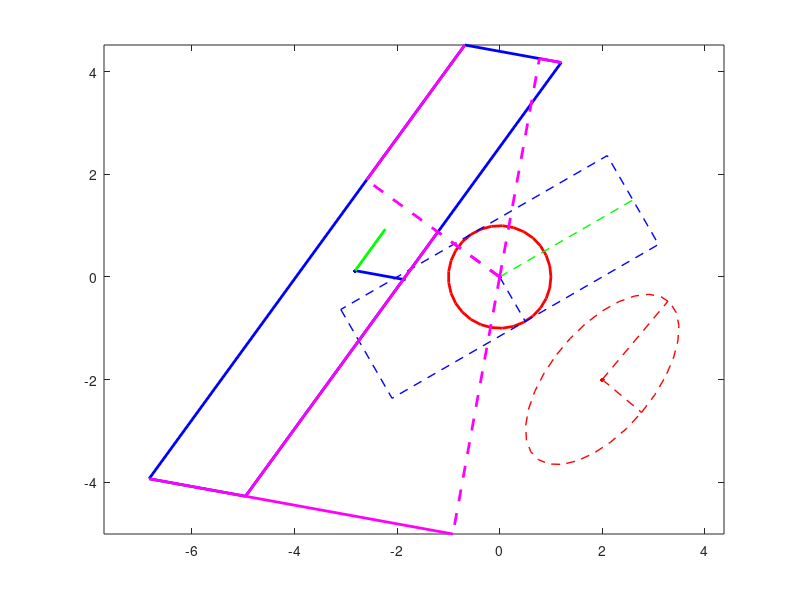

Here is the MATLAB script that generated this plot:
function testCircleLine

%  sides();
  corners();

end

function sides()
  figure
  %xplus();
  %xminus();
  yminus();
end

function corners()
  figure
  xplusyminus();
  %xplusyplus();
  %xminusyplus();
  %xminusyminus();
end

function xplus()
  angle = 0*pi/180;
  cx = 2; cy = 1.5; lx = 1; ly = 2;
  mx = 0; my = 0; ex = 1; ey = 3;
  [u0, u1, N] = drawEllipse(cx, cy, lx, ly, angle);
  [v0, v1] = drawRect(mx, my, cx, cy, ex, ey, angle, N);
end

function xminus()
  angle = 0*pi/180;
  cx = -2; cy = -1.5; lx = 1; ly = 2;
  mx = 0; my = 0; ex = 1; ey = 3;
  [u0, u1, N] = drawEllipse(cx, cy, lx, ly, angle);
  [v0, v1] = drawRect(mx, my, cx, cy, ex, ey, angle, N);
end

function yminus()
  angle = 90*pi/180;
  cx = -0.5; cy = -2.5; lx = 1; ly = 2;
  mx = 0; my = 0; ex = 1; ey = 3;
  [u0, u1, N] = drawEllipse(cx, cy, lx, ly, angle);
  [v0, v1] = drawRect(mx, my, cx, cy, ex, ey, angle, N);
end

function xplusyminus()
  angle = -40*pi/180;
  cx = 2; cy = -2; lx = 1; ly = 2;
  mx = 0; my = 0; ex = 1; ey = 3;
  [u0, u1, N] = drawEllipse(cx, cy, lx, ly, angle);
  [v0, v1] = drawRect(mx, my, cx, cy, ex, ey, 1.5*angle, N);
end

function xplusyplus()
  angle = 40*pi/180;
  cx = 2; cy = 2; lx = 1; ly = 2;
  mx = 0; my = 0; ex = 1; ey = 3;
  [u0, u1, N] = drawEllipse(cx, cy, lx, ly, angle);
  [v0, v1] = drawRect(mx, my, cx, cy, ex, ey, angle, N);
end

function xminusyplus()
  angle = -20*pi/180;
  cx = -2; cy = 2; lx = 1; ly = 2;
  mx = 0; my = 0; ex = 1; ey = 3;
  [u0, u1, N] = drawEllipse(cx, cy, lx, ly, angle);
  [v0, v1] = drawRect(mx, my, cx, cy, ex, ey, angle, N);
end

function xminusyminus()
  angle = 20*pi/180;
  cx = -2; cy = -2; lx = 1; ly = 2;
  mx = 0; my = 0; ex = 1; ey = 3;
  [u0, u1, N] = drawEllipse(cx, cy, lx, ly, angle);
  [v0, v1] = drawRect(mx, my, cx, cy, ex, ey, angle, N);
end

function [u0, u1, N] = drawEllipse(cx, cy, ax, ay, angle)

  theta = linspace(0, 360*pi/180, 30);
  x = ax*cos(theta);
  y = ay*sin(theta);
  M = [cos(angle) -sin(angle);sin(angle) cos(angle)];
  xx =  [x;y];
  xxp = M*xx;
  plot(xxp(1,:) + cx, xxp(2,:) + cy, 'r--', 'LineWidth', 1); hold on;
  plot(cx, cy, 'r.', 'MarkerSize', 10); hold on;
  axis equal;

  u0o = [0 ax; 0 0];
  u1o = [0 0; 0 ay];
  u0p = M*u0o;
  u1p = M*u1o;
  plot(u0p(1,:) + cx, u0p(2,:) + cy, 'r--', 'LineWidth', 1); hold on;
  plot(u1p(1,:) + cx, u1p(2,:) + cy, 'r--', 'LineWidth', 1); hold on;

  u0 = (u0p(:,2) - u0p(:,1));
  u1 = (u1p(:,2) - u1p(:,1));
  u0 = u0/norm(u0);
  u1 = u1/norm(u1);

  N = [u0(1,1)/ax u0(2,1)/ax; u1(1,1)/ay u1(2,1)/ay];
  xxpp = N*xxp;
  plot(xxpp(1,:), xxpp(2,:), 'r-', 'LineWidth', 2); hold on;

end
  
function [v0s, v1s] = drawRect(mx, my, cx, cy, ax, ay, angle, N)

  x = [mx-ax mx+ax mx+ax mx-ax mx-ax];
  y = [my-ay my-ay my+ay my+ay my-ay];
  M = [cos(angle) -sin(angle);sin(angle) cos(angle)];
  xx =  [x;y];
  xxp = M*xx;

  plot(xxp(1,:) + mx, xxp(2,:) + my, 'b--', 'LineWidth', 1); hold on;
  plot(mx, my, 'b.', 'MarkerSize', 10); hold on;

  v0o = [0 ax; 0 0];
  v1o = [0 0; 0 ay];
  v0p = M*v0o;
  v1p = M*v1o;
  plot(v0p(1,:) + mx, v0p(2,:) + my, 'b--', 'LineWidth', 1); hold on;
  plot(v1p(1,:) + mx, v1p(2,:) + my, 'g--', 'LineWidth', 1); hold on;

  v0 = (v0p(:,2) - v0p(:,1));
  v1 = (v1p(:,2) - v1p(:,1));
  v0 = v0/norm(v0);
  v1 = v1/norm(v1);

  ww = [mx - cx; mx - cy];
  mp = N*ww
  v0s = N*(v0*ax);
  v1s = N*(v1*ay);
  v0c = v0s/norm(v0s) + mp;
  v1c = v1s/norm(v1s) + mp;
  plot(mp(1,1), mp(2,1), 'b.', 'MarkerSize', 10); hold on;
  plot([mp(1,1) v0c(1,1)], [mp(2,1) v0c(2,1)], 'b-', 'LineWidth', 2); hold on;
  plot([mp(1,1) v1c(1,1)], [mp(2,1) v1c(2,1)], 'g-', 'LineWidth', 2); hold on;

  xx = [mp - v0s*ax - v1s*ay ...
        mp + v0s*ax - v1s*ay ...
        mp + v0s*ax + v1s*ay ...
        mp - v0s*ax + v1s*ay ...
        mp - v0s*ax - v1s*ay];
  plot(xx(1,:), xx(2,:), 'b-', 'LineWidth', 2); hold on;

  [t1, d1] = distance(0, 0, xx(1,1:2), xx(2,1:2))
  [t2, d2] = distance(0, 0, xx(1,2:3), xx(2,2:3))
  [t3, d3] = distance(0, 0, xx(1,3:4), xx(2,3:4))
  [t4, d4] = distance(0, 0, xx(1,4:5), xx(2,4:5))

  p1 = xx(:,1) + (xx(:,2)-xx(:,1))*t1;
  plot([xx(1,1) p1(1,1)],[xx(2,1) p1(2,1)],'m-', 'LineWidth', 2);
  plot([0 p1(1,1)],[0 p1(2,1)],'m--', 'LineWidth', 2);

  p2 = xx(:,2) + (xx(:,3)-xx(:,2))*t2;
  plot([xx(1,2) p2(1,1)],[xx(2,2) p2(2,1)],'m-', 'LineWidth', 2);
  plot([0 p2(1,1)],[0 p2(2,1)],'m--', 'LineWidth', 2);

  p3 = xx(:,3) + (xx(:,4)-xx(:,3))*t3;
  plot([xx(1,3) p3(1,1)],[xx(2,3) p3(2,1)],'m-', 'LineWidth', 2);
  plot([0 p3(1,1)],[0 p3(2,1)],'m--', 'LineWidth', 2);

  p4 = xx(:,4) + (xx(:,5)-xx(:,4))*t4;
  plot([xx(1,4) p4(1,1)],[xx(2,4) p4(2,1)],'m-', 'LineWidth', 2);
  plot([0 p4(1,1)],[0 p4(2,1)],'m--', 'LineWidth', 2);
end

function [t, d] = distance(px, py, segx, segy)

  x0 = [px; py; 0];
  x1 = [segx(1); segy(1); 0];
  x2 = [segx(2); segy(2); 0];

  x1x0 = x1 - x0;
  x2x0 = x2 - x0;
  x2x1 = x2 - x1;
  

  t = -dot(x1x0, x2x1)/norm(x2x1)^2;
  d = norm(cross(-x1x0, -x2x0))/norm(x2x1);
end
